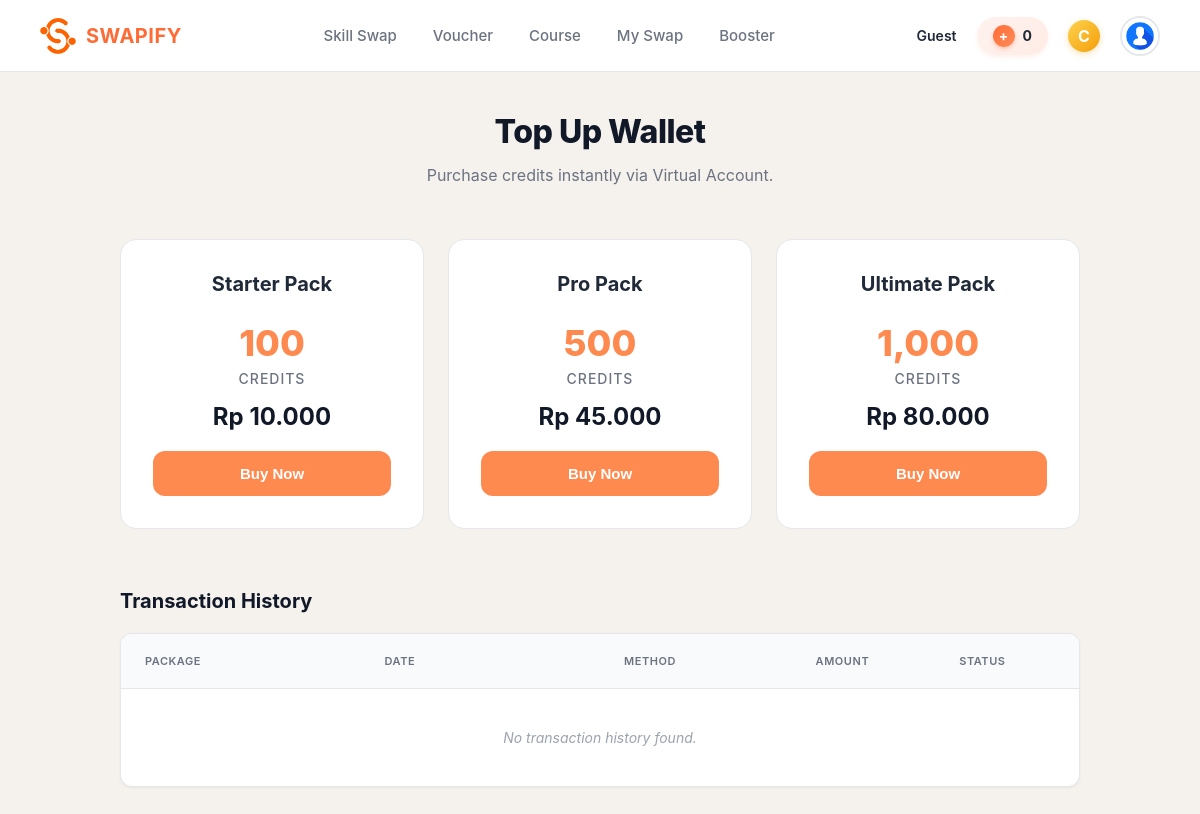
The page /topup.php on the database its author committed.
### tables this page shows
CREATE TABLE `ms_topuppackages` (
  `package_id` int(11) NOT NULL,
  `name` varchar(255) DEFAULT NULL,
  `price_money` decimal(10,2) DEFAULT NULL,
  `credit_amount` int(11) DEFAULT NULL,
  `created_at` datetime DEFAULT current_timestamp()
);

### topup.php (the view, shortened to what this page needs)
<?php
    include "includes/header.php";
    include "includes/db_connect.php";
    $user_id = $_SESSION['user_id'];
    $packages_query = "SELECT * FROM ms_topuppackages ORDER BY price_money ASC";
    $packages_result = mysqli_query($conn, $packages_query);
    $history_query = "SELECT t.*, p.name, p.price_money
                      FROM tr_credittopup t
                      JOIN ms_topuppackages p ON t.package_id = p.package_id
                      WHERE t.user_id = '$user_id'
                      ORDER BY t.created_at DESC";
    $history_result = mysqli_query($conn, $history_query);
?>
<!DOCTYPE html>
<html lang="en">
<head>
    <link rel="stylesheet" href="css/dashboard.css">
</head>
<body>
<div class="booster-container">
    <div class="header-title">
        <h1>Top Up Wallet</h1>
        <p>Purchase credits instantly via Virtual Account.</p>
    </div>
    <div class="package-grid">
        <?php while($p = mysqli_fetch_assoc($packages_result)): ?>
            <div class="package-card">
                <h2><?= htmlspecialchars($p['name']) ?></h2>
                <div class="credits-display">
                    <?= number_format($p['credit_amount']) ?>
                    <span>Credits</span>
                </div>
                <span class="price-tag">Rp <?= number_format($p['price_money'], 0, ',', '.') ?></span>
                <button type="button" class="buy-btn"
                    onclick="openPopup('<?= htmlspecialchars($p['name']) ?>', <?= $p['credit_amount'] ?>, <?= $p['price_money'] ?>, <?= $p['package_id'] ?>)">
                    Buy Now
                </button>
            </div>
        <?php endwhile; ?>
    </div>
    <div class="history-section">
        <h3 class="history-title">
            Transaction History
        </h3>
        <div class="history-table-container">
            <table>
                <thead>
                    <tr>
                        <th style="width: 25%;">PACKAGE</th>
                        <th style="width: 25%;">DATE</th>
                        <th style="width: 20%;">METHOD</th>
                        <th style="width: 15%;">AMOUNT</th>
                        <th style="width: 15%;">STATUS</th>
                    </tr>
                </thead>
                <tbody>
                    <?php if ($history_result && $history_result->num_rows > 0): ?>
                        <?php while ($row = $history_result->fetch_assoc()): ?>
                            <tr>
                                <td class="package-name-cell"><?= htmlspecialchars($row['name']) ?></td>
                                <td class="date-cell"><?= date('d M Y, H:i', strtotime($row['created_at'])) ?></td>
                                <td class="method-cell"><?= htmlspecialchars($row['payment_method']) ?></td>
                                <td class="amount-cell">Rp <?= number_format($row['price_money'], 0, ',', '.') ?></td>
                                <td><span class="status-badge success">SUCCESS</span></td>
                            </tr>
                        <?php endwhile; ?>
                    <?php else: ?>
                        <tr>
                            <td colspan="5" class="empty-history">No transaction history found.</td>
                        </tr>
                    <?php endif; ?>
                </tbody>
            </table>
        </div>
    </div>
</div>
</body>
</html>

### css/header.css (style rules this page uses)
* { margin: 0; padding: 0; box-sizing: border-box; }

### css/dashboard.css (style rules this page uses)
* { margin: 0; padding: 0; box-sizing: border-box; }
body { font-family: 'SF Pro', -apple-system, BlinkMacSystemFont, sans-serif; background: #F5F1ED; overflow-x: hidden; }

### topup.php (style rules this page uses)
.booster-container { max-width: 1000px; margin: 0 auto; padding: 40px 20px; }
.header-title { text-align: center; margin-bottom: 50px; }
.header-title h1 { color: #111827; font-size: 32px; margin-bottom: 12px; font-weight: 800; letter-spacing: -0.5px; }
.header-title p { color: #6B7280; max-width: 600px; margin: 0 auto; line-height: 1.6; }
.package-grid { display: grid; grid-template-columns: repeat(auto-fit, minmax(280px, 1fr)); gap: 24px; margin-bottom: 60px; }
.package-card { background: white; border-radius: 16px; padding: 32px; border: 1px solid #E5E7EB; text-align: center; transition: all 0.3s; display: flex; flex-direction: column; }
.package-card h2 { color: #1F2937; margin-bottom: 10px; font-size: 20px; font-weight: 700; }
.credits-display { font-size: 36px; font-weight: 800; color: #FF8A50; margin: 15px 0; }
.credits-display span { font-size: 14px; color: #6B7280; font-weight: 500; display: block; margin-top: 5px; text-transform: uppercase; letter-spacing: 1px; }
.price-tag { display: block; font-size: 24px; font-weight: 700; color: #111827; margin: 20px 0; margin-top: auto; }
.buy-btn { width: 100%; padding: 14px; background: #FF8A50; color: white; border: none; border-radius: 12px; font-weight: 600; cursor: pointer; transition: background 0.2s; font-size: 15px; }
.history-section { margin-top: 50px; }
.history-title { font-size: 20px; color: #111827; font-weight: 700; margin-bottom: 20px; display: flex; align-items: center; gap: 10px; }
.history-table-container { background: white; border-radius: 12px; padding: 0; border: 1px solid #E5E7EB; overflow: hidden; box-shadow: 0 1px 3px rgba(0,0,0,0.05); }
table { width: 100%; border-collapse: collapse; white-space: nowrap; }
thead { background: #F9FAFB; border-bottom: 1px solid #E5E7EB; }
thead th { padding: 20px 24px; text-align: left; font-weight: 600; color: #6B7280; font-size: 11px; text-transform: uppercase; letter-spacing: 0.05em; }
tbody tr { border-bottom: 1px solid #F3F4F6; transition: background-color 0.2s; }
tbody tr:last-child { border-bottom: none; }
tbody td { padding: 24px; color: #374151; font-size: 14px; vertical-align: middle; }
.empty-history { text-align: center; padding: 40px !important; color: #9CA3AF; font-style: italic; }

### rows shown on the page
ms_topuppackages: name "Starter Pack", credit_amount "100", price_money "10.000"
ms_topuppackages: name "Pro Pack", credit_amount "500", price_money "45.000"
ms_topuppackages: name "Ultimate Pack", credit_amount "1,000", price_money "80.000"

### other values the page prints
$userData['name'] "Guest"
$userData['balance'] "0"
